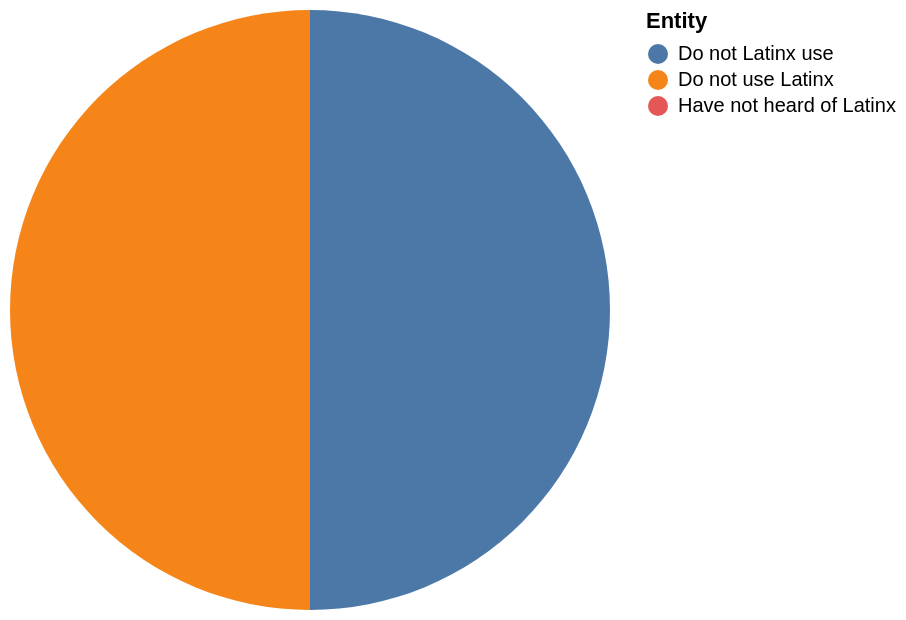

Vega-Lite specification stored for this chart:
### Vega-Lite specification from a JSON file in a GitHub repository (floating-point values rounded to 4 significant figures)
{"$schema": "https://vega.github.io/schema/vega-lite/v5.json", "description": "Pie chart auto-generated from CSV", "data": {"values": [{"Entity": "Have not heard of Latinx", "Value": "76.0"}, {"Entity": "Have not heard of Latinx", "Value": "76.0"}, {"Entity": "Do not use Latinx", "Value": "20.0"}, {"Entity": "Do not Latinx use", "Value": "20.0"}, {"Entity": "Have heard of Latinx", "Value": "nan"}]}, "mark": "arc", "encoding": {"theta": {"field": "Value", "type": "quantitative"}, "color": {"field": "Entity", "type": "nominal"}}}
